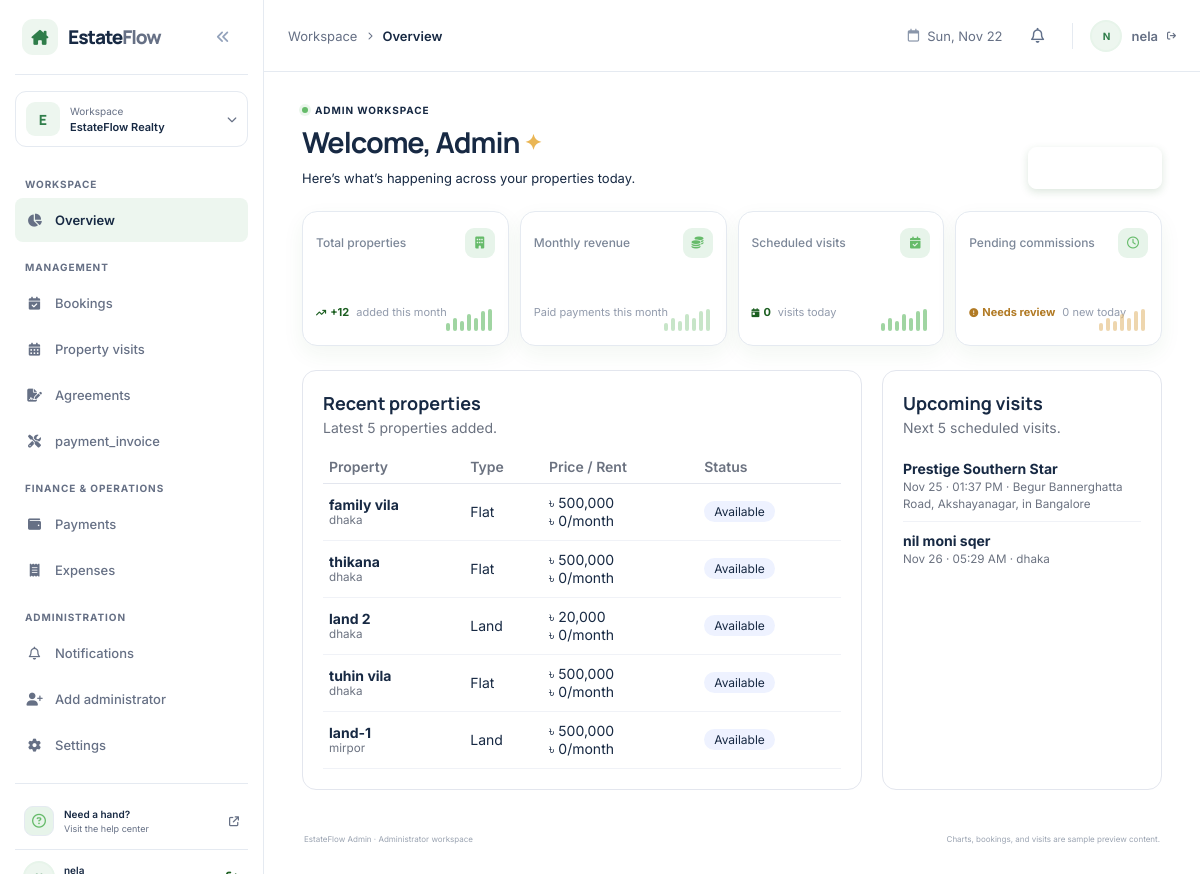
The page /backend/admin/users_dashboard.php (signed in) on the database its author committed.
### tables this page shows
CREATE TABLE `properties` (
  `property_id` bigint UNSIGNED NOT NULL,
  `owner_id` bigint UNSIGNED NOT NULL,
  `title` varchar(100) NOT NULL,
  `property_type` enum('flat','land','commercial') NOT NULL,
  `address` varchar(255) NOT NULL,
  `area_sqft` decimal(10,2) DEFAULT NULL,
  `price` decimal(12,2) DEFAULT NULL,
  `monthly_rent` decimal(12,2) DEFAULT NULL,
  `flat_details` varchar(100) NOT NULL,
  `status` enum('available','sold','rented') NOT NULL DEFAULT 'available',
  `description` text,
  `created_at` datetime NOT NULL DEFAULT CURRENT_TIMESTAMP,
  `imagas` varchar(100) NOT NULL
);

CREATE TABLE `visits` (
  `visit_id` bigint UNSIGNED NOT NULL,
  `booking_id` bigint UNSIGNED NOT NULL,
  `property_id` bigint UNSIGNED NOT NULL,
  `customer_id` bigint UNSIGNED NOT NULL,
  `agent_id` bigint UNSIGNED DEFAULT NULL,
  `visit_time` datetime NOT NULL,
  `status` enum('scheduled','completed','cancelled') NOT NULL DEFAULT 'scheduled',
  `created_at` datetime NOT NULL DEFAULT CURRENT_TIMESTAMP
);

### backend/admin/users_dashboard.php (the view, shortened to what this page needs)
<?php
include_once __DIR__ . '/dbconfig.php';
function takaParts($n) {
  $n = (float)$n;
  return ['৳' . number_format($n), ''];
}
$monthStart = date('Y-m-01');
$prevStart  = date('Y-m-01', strtotime('-1 month', strtotime($monthStart)));
$totalProperties = $addedThisMonth = 0;
$r = $conn->query("SELECT COUNT(*) AS total, COALESCE(SUM(created_at >= '$monthStart'), 0) AS added FROM properties");
if ($r && ($s = $r->fetch_assoc())) {
  $totalProperties = (int)$s['total'];
  $addedThisMonth  = (int)$s['added'];
}
$revenueNow = $revenuePrev = 0;
$r = $conn->query("SELECT
    COALESCE(SUM(CASE WHEN paid_at >= '$monthStart' THEN amount END), 0) AS cur,
    COALESCE(SUM(CASE WHEN paid_at >= '$prevStart' AND paid_at < '$monthStart' THEN amount END), 0) AS prev
  FROM payments WHERE status = 'paid'");
if ($r && ($s = $r->fetch_assoc())) {
  $revenueNow  = (float)$s['cur'];
  $revenuePrev = (float)$s['prev'];
}
$revenueChange = $revenuePrev > 0 ? round(($revenueNow - $revenuePrev) / $revenuePrev * 100, 1) : null;
[$revNum, $revUnit] = takaParts($revenueNow);
$scheduledVisits = $visitsToday = 0;
$r = $conn->query("SELECT COALESCE(SUM(status = 'scheduled'), 0) AS scheduled,
                          COALESCE(SUM(status = 'scheduled' AND DATE(visit_time) = CURDATE()), 0) AS today
                   FROM visits");
if ($r && ($s = $r->fetch_assoc())) {
  $scheduledVisits = (int)$s['scheduled'];
  $visitsToday     = (int)$s['today'];
}
$pendingCommissions = $newCommissionsToday = 0;
$r = $conn->query("SELECT COALESCE(SUM(payment_status = 'pending'), 0) AS pending,
                          COALESCE(SUM(DATE(created_at) = CURDATE()), 0) AS today
                   FROM commissions");
if ($r && ($s = $r->fetch_assoc())) {
  $pendingCommissions   = (int)$s['pending'];
  $newCommissionsToday  = (int)$s['today'];
}
$recentProperties = $conn->query("SELECT property_id, title, property_type, address, price, monthly_rent, status
                                  FROM properties
                                  ORDER BY created_at DESC
                                  LIMIT 5");
$upcomingVisits = $conn->query("SELECT v.visit_id, v.visit_time, p.title, p.address
                                FROM visits v
                                LEFT JOIN properties p ON p.property_id = v.property_id
                                WHERE v.status = 'scheduled' AND v.visit_time >= NOW()
                                ORDER BY v.visit_time ASC
                                LIMIT 5");
?>
<!doctype html>
<html lang="en">
<head>
  <?php include __DIR__ . '/../shared/partials/home_styles.php'; ?>
</head>
<body class="admin-dashboard">
  <div class="admin-layout" id="admin-layout">
  <?php include __DIR__ . '/../shared/partials/admin_leftber.php'; ?>
    <div class="main-shell">
  <?php include __DIR__ . '/../shared/partials/header.php'; ?>
      <main class="dashboard-main" id="main-content">
        <section class="page-heading" id="overview" aria-labelledby="welcome-heading">
          <div>
            <p class="page-eyebrow"><span class="live-dot"></span> Admin workspace</p>
            <h1 id="welcome-heading"><span id="greeting">Welcome, Admin</span> <span class="wave" aria-hidden="true">✦</span></h1>
            <p class="page-subtitle">Here’s what’s happening across your properties today.</p>
          </div>
          <div class="heading-actions">
            <button class="button button-primary" id="open-property-modal" type="button">
              <i class="fa-solid fa-plus" aria-hidden="true"></i>
              <span>Add property</span>
            </button>
          </div>
        </section>
        <section class="stat-grid" aria-label="Portfolio overview">
          <article class="stat-card">
            <div class="stat-top"><span class="stat-label">Total properties</span><span class="stat-icon stat-icon-blue"><i class="fa-solid fa-building" aria-hidden="true"></i></span></div>
            <div class="stat-value"><?= $totalProperties ?></div>
            <div class="stat-foot"><span class="trend trend-positive"><i class="fa-solid fa-arrow-trend-up" aria-hidden="true"></i> +<?= $addedThisMonth ?></span><span>added this month</span></div>
            <span class="stat-spark spark-blue" aria-hidden="true"><i></i><i></i><i></i><i></i><i></i><i></i><i></i></span>
          </article>
          <article class="stat-card">
            <div class="stat-top"><span class="stat-label">Monthly revenue</span><span class="stat-icon stat-icon-green"><i class="fa-solid fa-coins" aria-hidden="true"></i></span></div>
            <div class="stat-value"><?= htmlspecialchars($revNum) ?><?php if ($revUnit): ?><span class="stat-unit"><?= $revUnit ?></span><?php endif; ?></div>
            <div class="stat-foot">
              <?php if ($revenueChange === null): ?>
                <span>Paid payments this month</span>
              <?php else: ?>
                <span class="trend <?= $revenueChange >= 0 ? 'trend-positive' : 'trend-attention' ?>"><i class="fa-solid <?= $revenueChange >= 0 ? 'fa-arrow-trend-up' : 'fa-arrow-trend-down' ?>" aria-hidden="true"></i> <?= abs($revenueChange) ?>%</span><span>vs. last month</span>
              <?php endif; ?>
            </div>
            <span class="stat-spark spark-green" aria-hidden="true"><i></i><i></i><i></i><i></i><i></i><i></i><i></i></span>
          </article>
          <article class="stat-card">
            <div class="stat-top"><span class="stat-label">Scheduled visits</span><span class="stat-icon stat-icon-purple"><i class="fa-solid fa-calendar-check" aria-hidden="true"></i></span></div>
            <div class="stat-value"><?= sprintf('%02d', $scheduledVisits) ?></div>
            <div class="stat-foot"><span class="trend trend-positive"><i class="fa-solid fa-calendar-day" aria-hidden="true"></i> <?= $visitsToday ?></span><span>visits today</span></div>
            <span class="stat-spark spark-purple" aria-hidden="true"><i></i><i></i><i></i><i></i><i></i><i></i><i></i></span>
          </article>
          <article class="stat-card">
            <div class="stat-top"><span class="stat-label">Pending commissions</span><span class="stat-icon stat-icon-amber"><i class="fa-regular fa-clock" aria-hidden="true"></i></span></div>
            <div class="stat-value"><?= sprintf('%02d', $pendingCommissions) ?></div>
            <div class="stat-foot"><span class="trend trend-attention"><i class="fa-solid fa-circle-exclamation" aria-hidden="true"></i> Needs review</span><span><?= $newCommissionsToday ?> new today</span></div>
            <span class="stat-spark spark-amber" aria-hidden="true"><i></i><i></i><i></i><i></i><i></i><i></i><i></i></span>
          </article>
        </section>
        <section class="dash-panels" aria-label="Recent activity">
          <article class="dash-panel">
            <h2>Recent properties</h2>
            <p>Latest 5 properties added.</p>
            <div style="overflow-x:auto;">
              <table class="dash-table">
                <thead>
                  <tr><th>Property</th><th>Type</th><th>Price / Rent</th><th>Status</th></tr>
                </thead>
                <tbody>
                  <?php if ($recentProperties && $recentProperties->num_rows > 0): ?>
                    <?php while ($rp = $recentProperties->fetch_assoc()): ?>
                      <tr>
                        <td><strong><?= htmlspecialchars($rp['title']) ?></strong><small><?= htmlspecialchars($rp['address']) ?></small></td>
                        <td><?= htmlspecialchars(ucfirst($rp['property_type'])) ?></td>
                        <td>
                          <?php if ($rp['price'] !== null): ?>৳ <?= number_format($rp['price']) ?><?php endif; ?>
                          <?php if ($rp['monthly_rent'] !== null): ?><?= $rp['price'] !== null ? '<br>' : '' ?>৳ <?= number_format($rp['monthly_rent']) ?>/month<?php endif; ?>
                        </td>
                        <td><span class="dash-badge"><?= htmlspecialchars(ucfirst($rp['status'])) ?></span></td>
                      </tr>
                    <?php endwhile; ?>
                  <?php else: ?>
                    <tr><td colspan="4" class="dash-empty">Ekhono kono property nai.</td></tr>
                  <?php endif; ?>
                </tbody>
              </table>
            </div>
          </article>
          <article class="dash-panel">
            <h2>Upcoming visits</h2>
            <p>Next 5 scheduled visits.</p>
            <ul class="dash-list">
              <?php if ($upcomingVisits && $upcomingVisits->num_rows > 0): ?>
                <?php while ($uv = $upcomingVisits->fetch_assoc()): ?>
                  <li>
                    <strong><?= htmlspecialchars($uv['title'] ?? 'Property removed') ?></strong>
                    <small><?= htmlspecialchars(date('M d · h:i A', strtotime($uv['visit_time']))) ?><?= !empty($uv['address']) ? ' · ' . htmlspecialchars($uv['address']) : '' ?></small>
                  </li>
                <?php endwhile; ?>
              <?php else: ?>
                <li class="dash-empty">Kono upcoming visit nai.</li>
              <?php endif; ?>
            </ul>
          </article>
        </section>
  <?php include __DIR__ . '/../shared/partials/footer.php'; ?>
      </main>
    </div>
  </div>
</body>
</html>

### backend/shared/assets/css/global.css (style rules this page uses)
:root { color-scheme: light; --ef-cream: #ffffff; --ef-cream-alt: #f8fafc; --ef-green-soft: #e7f4ea; --ef-green: #2f7d4a; --ef-accent: #2f7d4a; --ef-navy-950: #ffffff; --ef-navy-900: #ffffff; --ef-navy-800: #26364d; --ef-blue-700: #2f7d4a; --ef-blue-100: #e7f4ea; --ef-teal-700: #2f7d4a; --ef-teal-100: #e7f4ea; --ef-amber-700: #a76b13; --ef-amber-100: #fff3da; --ef-red-700: #b64e54; --ef-red-100: #fbebec; --ef-green-700: #2f7d4a; --ef-green-100: #e7f4ea; --ef-ink: #172943; --ef-muted: #667085; --ef-border: #e5eaf1; --ef-surface: #ffffff; --ef-page: #ffffff; --ef-sidebar-width: 264px; --ef-sidebar-collapsed-width: 78px; --ef-font-body: "Inter", "Segoe UI", Arial, sans-serif; --ef-font-heading: "Manrope", "Segoe UI", Arial, sans-serif; --ef-radius-sm: 8px; --ef-radius-md: 13px; --ef-radius-lg: 18px; --ef-shadow-card: 0 2px 12px rgb(27 94 32 / 4%); }
*, *::before, *::after { box-sizing: border-box; }
html { min-width: 320px; scroll-behavior: smooth; }
body { min-width: 320px; margin: 0; color: var(--ef-ink); background: var(--ef-page); font-family: var(--ef-font-body); font-size: 14px; -webkit-font-smoothing: antialiased; text-rendering: optimizeLegibility; }
button, input, select, textarea { color: inherit; font: inherit; }
button, select { cursor: pointer; }

### backend/shared/assets/css/palette.css (style rules this page uses)
:root { color-scheme: light; --ef-cream: #ffffff; --ef-cream-alt: #f8fafc; --ef-green-soft: #e7f4ea; --ef-green: #2f7d4a; --ef-accent: #2f7d4a; --ef-ink: #172943; --ef-muted: #667085; --ef-border: #e5eaf1; --ef-surface: #ffffff; --ef-page: #ffffff; --ef-blue-700: #2f7d4a; --ef-blue-100: #e7f4ea; --ef-teal-700: #2f7d4a; --ef-teal-100: #e7f4ea; --ef-navy-950: #ffffff; --ef-navy-900: #ffffff; --ef-navy-800: #26364d; }
.admin-dashboard { color: var(--ef-ink); background: var(--ef-page); }
.admin-dashboard .help-icon, .admin-dashboard .stat-icon-blue, .admin-dashboard .stat-icon-green, .admin-dashboard .stat-icon-purple, .admin-dashboard .stat-icon-amber { color: #66bb6a; background: var(--ef-green-soft); }
.admin-dashboard .dashboard-main { background: var(--ef-page); }
.admin-dashboard .stat-card, .admin-dashboard .panel { border-color: var(--ef-border); background: var(--ef-surface); box-shadow: 0 8px 22px rgb(27 94 32 / 6%); }
.admin-dashboard .button-primary, .admin-dashboard .btn-primary { border-color: var(--ef-navy-950); color: #fff; background: var(--ef-navy-950); }
.admin-dashboard .trend-positive { color: #1b5e20; }
.admin-dashboard, .owner-layout, .owner-dashboard, .agent-dashboard { color: var(--ef-ink); font-family: "Inter", "Segoe UI", Arial, sans-serif; }
.admin-dashboard h1, .admin-dashboard h2, .admin-dashboard h3, .admin-dashboard h4, .owner-dashboard h1, .owner-dashboard h2, .owner-dashboard h3, .owner-dashboard h4 { color: var(--ef-ink); font-family: "Manrope", "Segoe UI", Arial, sans-serif; }
.admin-dashboard p, .owner-dashboard p { color: inherit; }
.owner-main-shell, .owner-dashboard, .owner-layout, .admin-dashboard, .admin-layout { background: #ffffff; }

### backend/admin/users_dashboard.php (style rules this page uses)
.dash-panels { display:grid; grid-template-columns:2fr 1fr; gap:20px; margin:24px 0; }
.dash-panel { background:#fff; border:1px solid #e3e6ee; border-radius:14px; padding:20px; }
.dash-panel h2 { font-size:18px; margin:0 0 4px; }
.dash-panel > p { margin:0 0 14px; color:#6b7280; font-size:14px; }
.dash-table { width:100%; border-collapse:collapse; font-size:14px; }
.dash-table th { text-align:left; color:#6b7280; font-weight:600; padding:8px 6px; border-bottom:1px solid #e3e6ee; }
.dash-table td { padding:10px 6px; border-bottom:1px solid #f0f2f7; }
.dash-table small { display:block; color:#6b7280; }
.dash-badge { display:inline-block; font-size:12px; padding:3px 10px; border-radius:20px; background:#eef2ff; }
.dash-list { list-style:none; margin:0; padding:0; }
.dash-list li { padding:10px 0; border-bottom:1px solid #f0f2f7; }
.dash-list li:last-child { border-bottom:0; }
.dash-list strong { display:block; }
.dash-list small { color:#6b7280; }

### rows shown on the page
properties: title "family vila", address "dhaka", property_type "Flat", price "500,000", monthly_rent "0", status "Available"
properties: title "thikana", address "dhaka", property_type "Flat", price "500,000", monthly_rent "0", status "Available"
properties: title "land 2", address "dhaka", property_type "Land", price "20,000", monthly_rent "0", status "Available"
properties: title "tuhin vila", address "dhaka", property_type "Flat", price "500,000", monthly_rent "0", status "Available"
properties: title "land-1", address "mirpor", property_type "Land", price "500,000", monthly_rent "0", status "Available"
visits: property.title "Prestige Southern Star", visit_time "Nov 25 · 01:37 PM", property.address "Begur Bannerghatta Road, Akshayanagar, in Bangalore"
visits: property.title "nil moni sqer", visit_time "Nov 26 · 05:29 AM", property.address "dhaka"

### other values the page prints
$adminName "nela"
$adminPageTitle "Overview"
$adminInitial "N"
$addedThisMonth "12"
$visitsToday "0"
$newCommissionsToday "0"
